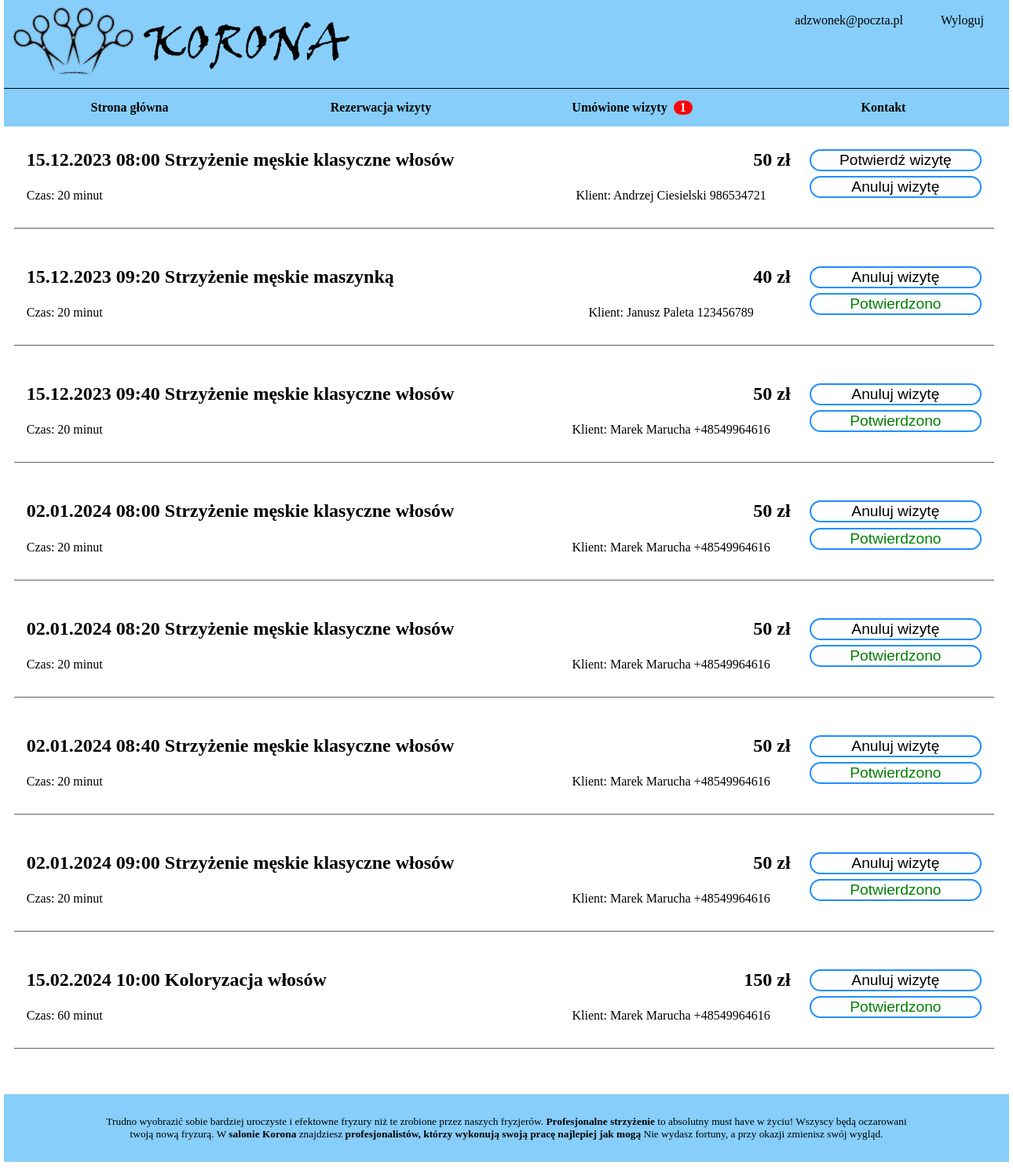
Screenshot of /wizyty.php (signed in) with the database file from the repository.
### tables this page shows
CREATE TABLE `rezerwacja` (
  `ID` int(11) NOT NULL,
  `Pracownik` int(11) NOT NULL,
  `Data` date NOT NULL,
  `Godzina` time NOT NULL,
  `Klient` int(11) NOT NULL,
  `Usluga` int(11) NOT NULL,
  `Potwierdzona` tinyint(1) NOT NULL
);

CREATE TABLE `uslugi` (
  `ID` int(11) NOT NULL,
  `NazwaUslugi` varchar(50) NOT NULL,
  `CzasTrwania` time NOT NULL,
  `Koszt` decimal(5,2) NOT NULL
);

CREATE TABLE `uzytkownicy` (
  `ID` int(11) NOT NULL,
  `Imie` varchar(25) NOT NULL,
  `Nazwisko` varchar(50) NOT NULL,
  `Email` varchar(50) NOT NULL,
  `Haslo` varchar(25) DEFAULT NULL,
  `Telefon` varchar(12) NOT NULL,
  `Adres` varchar(50) DEFAULT NULL,
  `KodPocztowy` varchar(6) DEFAULT NULL,
  `Miejscowosc` varchar(60) DEFAULT NULL,
  `Pesel` varchar(11) DEFAULT NULL,
  `Rola` int(11) NOT NULL
);

### wizyty.php (the view, shortened to what this page needs)
<?php
    $servername = "localhost";
    $username = "root";
    $password = "";
    $conn = new mysqli($servername, $username, $password, "Fryzjer");
    $status = $_SESSION['status']??false;
    $email = $_SESSION['email']??null;
    $rola = $_SESSION['rola']??2;
?>
<!DOCTYPE html>
<html lang="en">
<head>
    <link rel="stylesheet" href="style.css">
</head>
<body>
    <div class="strona">
        <div class="banner">
            <div class="banner-logo">
            <a href="index.php"><img src="logo.png" alt="logo"/></a>
            </div>
            <section>
                <div class="banner-profile">
                    <?php if($status):?>
                        <div class="log">
                            <a href="logout.php">Wyloguj</a>
                        </div>
                        <div class="profil-email">
                            <a href="profil.php"><?php echo $email?></a>
                        </div>
                    <?php else:?>
                        <div class="log">
                            <a href="log.php">Zaloguj</a>
                        </div>
                    <?php endif;?>
                </div>
            </section>
        </div>
        <div class="nav">
            <ul>
                <a href="index.php"><li>Strona główna</li></a>
                <a <?php if($rola!=2){ echo "onclick=\"rezerwacja()\"";} else { echo "href=\"uslugi.php\"";} ?> ><li>Rezerwacja wizyty</li></a>
                <a href="wizyty.php"><li>Umówione wizyty &nbsp
                <?php
                    if($rola==1)
                    {
                        $querry = mysqli_query($conn,"SELECT Count(r.ID)FROM uzytkownicy u, rezerwacja r WHERE u.ID=r.Pracownik AND u.Email='$email' AND potwierdzona=0");
                        $row=mysqli_fetch_row($querry)[0];
                        if($row>9)
                        {
                            echo "<span class='notifications'> &nbsp 9+ &nbsp</span>";
                        }
                        elseif($row>0 && $row<=9)
                        {
                            echo "<span class='notifications'> &nbsp $row  &nbsp</span>";
                        }
                    }
                    echo "</li></a>";
                ?>
                <a href="kontakt.php"><li>Kontakt</li></a>
            </ul>
        </div>
        <div class="content">
            <div class="wizyty">
                <?php
                    $query = mysqli_query($conn,"SELECT ID FROM uzytkownicy WHERE email='$email'");
                    $row=mysqli_fetch_row($query)[0];
                    switch($rola)
                    {
                        case 1:
                            $query = mysqli_query($conn,"SELECT rezerwacja.ID, rezerwacja.Potwierdzona, uslugi.Nazwauslugi, concat(DAY(Data), '.', MONTH(Data), '.', YEAR(Data)), left(rezerwacja.Godzina, 5), uslugi.Koszt, left(CzasTrwania, 2)*60+right(left(CzasTrwania, 5), 2), uzytkownicy.Imie, uzytkownicy.Nazwisko, uzytkownicy.Telefon
                            FROM rezerwacja, uslugi, uzytkownicy
                            WHERE rezerwacja.Usluga=uslugi.ID AND rezerwacja.Klient=uzytkownicy.ID AND rezerwacja.Data>='CURRENT_DATE()' AND rezerwacja.Pracownik=$row ORDER BY rezerwacja.Data, rezerwacja.Godzina");
                            break;
                    }
                    while($row=mysqli_fetch_row($query))
                    {
                        if($row[1] || $rola==2)
                        {
                            echo    "<div class='wizyta'>
                                        <div class='wizyta-info'>".date('d.m.Y', strtotime($row[3]))." $row[4] $row[2]</div>
                                        <div class='wizyta-cena'>".round($row[5],0)." zł</div>
                                        <div class='wizyta-zatwierdz'>
                                            <form action='wizyty.php' method='post'>
                                                <input type='hidden' name='rezerwacjaID' value='$row[0]'>
                                                <input type='hidden' name='operacja' value='usun'>
                                                <input type='submit' value='Anuluj wizytę'>
                                            </form>
                                         </div>";
                        }
                        else
                        {
                            echo    "<div class='wizyta-potwierdz'>
                                        <div class='wizyta-info'>".date('d.m.Y', strtotime($row[3]))." $row[4] $row[2]</div>
                                        <div class='wizyta-cena'>".round($row[5],0)." zł</div>
                                        <div class='wizyta-zatwierdz'>
                                            <form action='wizyty.php' method='post'>
                                                <input type='hidden' name='rezerwacjaID' value='$row[0]'>
                                                <input type='hidden' name='operacja' value='potwierdz'>
                                                <input type='submit' value='Potwierdź wizytę'>
                                            </form>
                                         </div>";
                        }
                            echo        "<div class='wizyta-czas'>Czas: $row[6] minut</div>
                                         <div class='wizyta-kto'>";
                                            switch($rola)
                                            {
                                                case 1: echo "Klient: $row[7] $row[8] $row[9]"; break;
                                            }
                            echo        "</div>";
                        if(!$row[1] && $rola!=2)
                        {
                            echo        "<div class='wizyta-zatwierdz'>
                                            <form action='wizyty.php' method='post'>
                                                <input type='hidden' name='rezerwacjaID' value='$row[0]'>
                                                <input type='hidden' name='operacja' value='usun'>
                                                <input type='submit' value='Anuluj wizytę'>
                                            </form>
                                        </div>";
                        }
                        if($row[1])
                        {
                            echo        "<div class='wizyta-potwierdzono'>
                                            <form action='wizyty.php' method='post'>
                                                <input type='hidden' name='rezerwacjaID' value='$row[0]'>
                                                <input type='hidden' name='operacja' value='usun'>
                                                <input type='submit' value='Potwierdzono' disabled>
                                            </form>
                                        </div>";
                        }
                        echo      "</div>";
                    }
                ?>
            </div>
        </div>
        <div class="stopka">
            <p>Trudno wyobrazić sobie bardziej uroczyste i efektowne fryzury niż te zrobione przez naszych fryzjerów.
                <strong>Profesjonalne strzyżenie</strong>
                to absolutny must have w życiu!
                <span> </span> Wszyscy będą oczarowani twoją nową fryzurą. W
                <span> </span><strong>salonie Korona</strong><span> </span>
                znajdziesz
                <strong>profesjonalistów, którzy wykonują swoją pracę najlepiej jak mogą</strong>
                Nie wydasz fortuny, a przy okazji zmienisz swój wygląd.
            </p>
        </div>
    </div>
</body>
</html>

### style.css (style rules this page uses)
a { text-decoration: none; color: black; cursor: pointer; }
.strona { width: 1280px; height: auto; margin-left: auto; margin-right: auto; margin-top: 0; }
.banner { max-width: 100%; height: 7em; background-color: lightskyblue; border-bottom:1px solid black; }
.banner-logo { float: left; }
.banner-profile { float: right; width: 50%; height: 3.2em; }
.profil-email { float: right; height: 100%; margin-right: 1em; cursor: pointer; }
.log { float: right; height: 100%; margin-right: 1em; cursor: pointer; }
.log a, .profil-email a { flex: 1; display: flex; align-items: center; justify-content: center; padding: 0 1em; height: 100%; border-radius: 0.5em; }
.nav { clear: both; }
.nav a { text-decoration: none; color: black; }
.nav ul { background-color: lightskyblue; width: 100%; height: 3em; padding: 0; margin: 0; font-weight: bolder; }
.nav li { float: left; list-style: none; width: 25%; display: flex; align-items: center; justify-content: center; height: 100%; }
.notifications { background-color: red; color: white; border-radius: 1em; }
.content { width: 100%; min-height: 700px; height: auto; background-color: white; display: flex; flex-wrap: wrap; }
.stopka { width: 100%; height: auto; clear: both; text-align: center; font-size: smaller; background-color: lightskyblue; }
.stopka p { width: 80%; padding: 2em; margin-left: auto; margin-right: auto; }
.wizyty { width: 95%; height: 100%; padding: 1%; }
.wizyta { width:100%; height:auto; float:left; border-bottom: rgb(97, 97, 97) 1px solid; margin-bottom: 2em; padding: 1em; display: flex; flex-wrap: wrap; }
.wizyta-info { float:left; width: 55%; font-size:x-large; padding-bottom: 0.3em; font-weight: bold; cursor: default; color:black; }
.wizyta-cena { float: left; width: 25%; font-size: x-large; font-weight: bold; text-align: right; padding-bottom: 0.3em; }
.wizyta-czas { float: left; width: 55%; display: flex; align-content: center; justify-content: left; flex-wrap: wrap; padding-top: 1em; padding-bottom: 1em; }
.wizyta-kto { float: left; width: 25%; display: flex; align-content: center; justify-content: center; flex-wrap: wrap; }
.wizyta-potwierdz { width:100%; height:auto; float:left; border-bottom: rgb(97, 97, 97) 1px solid; margin-bottom: 2em; padding: 1em; display: flex; flex-wrap: wrap; }
.wizyta-zatwierdz { width: 20%; }
.wizyta-zatwierdz input[type=submit] { width: 90%; font-size: larger; border-radius: 1em; float: right; border:2px dodgerblue solid; background-color:white; }
.wizyta-potwierdzono { width: 20%; }
.wizyta-potwierdzono input[type=submit] { width: 90%; font-size: larger; border-radius: 1em; float: right; border:2px dodgerblue solid; background-color:white; color: green; }

### rows the page displays
rezerwacja: row "15.12.2023", row "08:00", Usluga.NazwaUslugi "Strzyżenie męskie klasyczne włosów", Usluga.Koszt "50", row "20", Klient.Imie "Andrzej", Klient.Nazwisko "Ciesielski", Klient.Telefon "986534721"
rezerwacja: row "15.12.2023", row "09:20", Usluga.NazwaUslugi "Strzyżenie męskie maszynką", Usluga.Koszt "40", row "20", Klient.Imie "Janusz", Klient.Nazwisko "Paleta", Klient.Telefon "123456789"
rezerwacja: row "15.12.2023", row "09:40", Usluga.NazwaUslugi "Strzyżenie męskie klasyczne włosów", Usluga.Koszt "50", row "20", Klient.Imie "Marek", Klient.Nazwisko "Marucha", Klient.Telefon "+48549964616"
rezerwacja: row "02.01.2024", row "08:00", Usluga.NazwaUslugi "Strzyżenie męskie klasyczne włosów", Usluga.Koszt "50", row "20", Klient.Imie "Marek", Klient.Nazwisko "Marucha", Klient.Telefon "+48549964616"
rezerwacja: row "02.01.2024", row "08:20", Usluga.NazwaUslugi "Strzyżenie męskie klasyczne włosów", Usluga.Koszt "50", row "20", Klient.Imie "Marek", Klient.Nazwisko "Marucha", Klient.Telefon "+48549964616"
rezerwacja: row "02.01.2024", row "08:40", Usluga.NazwaUslugi "Strzyżenie męskie klasyczne włosów", Usluga.Koszt "50", row "20", Klient.Imie "Marek", Klient.Nazwisko "Marucha", Klient.Telefon "+48549964616"
rezerwacja: row "02.01.2024", row "09:00", Usluga.NazwaUslugi "Strzyżenie męskie klasyczne włosów", Usluga.Koszt "50", row "20", Klient.Imie "Marek", Klient.Nazwisko "Marucha", Klient.Telefon "+48549964616"
rezerwacja: row "15.02.2024", row "10:00", Usluga.NazwaUslugi "Koloryzacja włosów", Usluga.Koszt "150", row "60", Klient.Imie "Marek", Klient.Nazwisko "Marucha", Klient.Telefon "+48549964616"

### other values shown
$email "adzwonek@poczta.pl"
$row "1"
